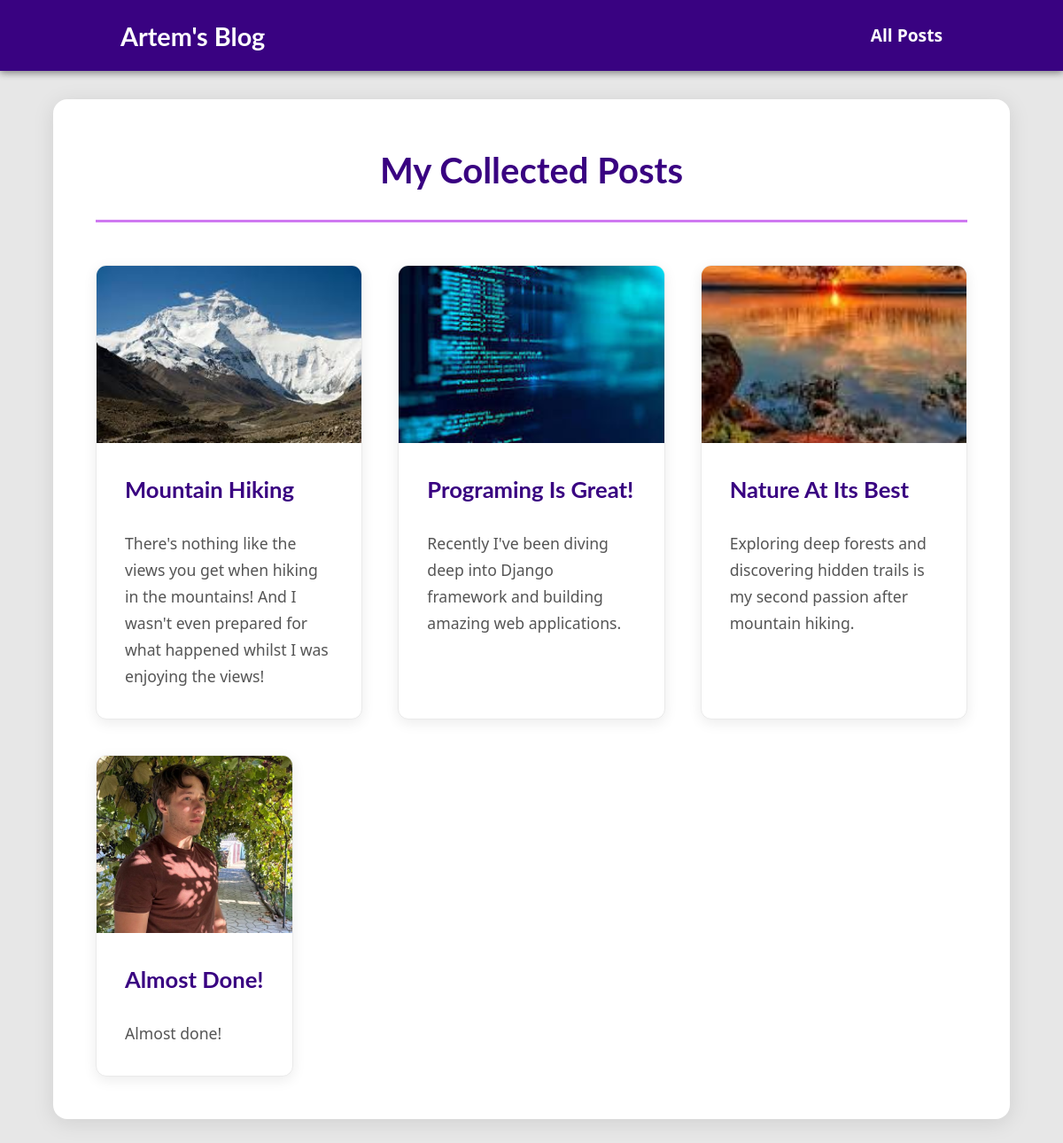
The page /posts on the database its author committed.
### blog/models.py (models this page shows, shortened)
class Post(models.Model):
    title = models.CharField(max_length=150)
    excerpt = models.CharField(max_length=200)
    image = models.ImageField(upload_to="posts", null=True)
    date = models.DateField(auto_now=True)
    slug = models.SlugField(unique=True, db_index=True)
    content = models.TextField(validators=[MinLengthValidator(10)])
    author = models.ForeignKey(
        Author, on_delete=models.SET_NULL, null=True, related_name="posts")
    tags = models.ManyToManyField(Tag)

### blog/views.py (the view)
# urls.py: path("posts", views.AllPostsView.as_view(), name="posts-page"),
class AllPostsView(ListView):
    template_name = "blog/all-posts.html"
    model = Post
    ordering = ["-date"]
    context_object_name = "all_posts"
    def get_queryset(self):
        queryset = super().get_queryset()
        data = queryset
        return data

### blog/templates/blog/all-posts.html (shortened to what this page needs)
{% extends "base.html" %}
{% load static %}
{% block css_files %}
    <link rel="stylesheet" href="{% static "blog/index.css" %}">
    <link rel="stylesheet" href="{% static "blog/post.css" %}" />
    <link rel="stylesheet" href="{% static "blog/all-posts.css" %}" />
{% endblock %}
{% block content %}
    <header id="main-navigation">
        <h1><a href="{% url 'starting-page' %}">Artem's Blog</a></h1>
        <nav>
            <a href="{% url 'posts-page' %}">All Posts</a>
        </nav>
    </header>
<section id="all-posts">
    <h2>My Collected Posts</h2>
    <ul>
        {% for post in all_posts %}
            {% include "blog/includes/post.html" %}
        {% endfor %}
    </ul>
</section>
{% endblock %}

### blog/templates/blog/includes/post.html
    <li>
        <article class="post">
            <a href="{% url "post-detail-page" post.slug %}">
                <img src="{{ post.image.url }}" alt="{{ post.title }}"
                />
                <div class="post_content">
                    <h3>{{ post.title }}</h3>
                    <p>
                        {{ post.excerpt }}
                    </p>
                </div>
            </a>
        </article>
    </li>

### static/app.css (style rules this page uses)
* { box-sizing: border-box; }
html { font-family: 'Open Sans', 'Lato', sans-serif; }
body { margin: 0; }
h1, h2, h3 { font-family: 'Lato', sans-serif; font-weight: bold; }
#main-navigation { width: 100%; height: 5rem; display: flex; justify-content: space-between; align-items: center; padding: 0 10%; position: fixed; top: 0; left: 0; background-color: #390281; box-shadow: 0 2px 8px rgba(0, 0, 0, 0.25); z-index: 1000; }
#main-navigation h1 { margin: 0; }
#main-navigation a { text-decoration: none; color: white; font-weight: bold; margin-left: 1rem; }
#main-navigation h1 a { font-size: 1.8rem; color: white; text-decoration: none; }
#main-navigation nav a { color: white; text-decoration: none; font-weight: bold; margin-left: 2rem; font-size: 1.2rem; padding: 0.5rem 1rem; border-radius: 6px; transition: all 0.3s ease; }

### blog/static/blog/index.css (style rules this page uses)
* { margin: 0; padding: 0; box-sizing: border-box; }
body { font-family: 'Segoe UI', Tahoma, Geneva, Verdana, sans-serif; background-color: #f5f5f5; color: #333; line-height: 1.6; padding-bottom: 3rem; }
#main-navigation { width: 100%; height: 5rem; display: flex; justify-content: space-between; align-items: center; padding: 0 10%; position: fixed; top: 0; left: 0; background-color: #390281; box-shadow: 0 2px 8px rgba(0, 0, 0, 0.25); z-index: 1000; }
#main-navigation h1 { margin: 0; }
#main-navigation h1 a { font-size: 1.8rem; color: white; text-decoration: none; }
#main-navigation nav a { color: white; text-decoration: none; font-weight: bold; margin-left: 2rem; font-size: 1.2rem; padding: 0.5rem 1rem; border-radius: 6px; transition: all 0.3s ease; }

### blog/static/blog/post.css (style rules this page uses)
.post { display: flex; flex-direction: column; background-color: #ffffff; border-radius: 12px; overflow: hidden; box-shadow: 0 4px 15px rgba(0, 0, 0, 0.08); transition: all 0.3s ease; height: 100%; border: 1px solid #eaeaea; }
.post a { text-decoration: none; color: inherit; display: flex; flex-direction: column; height: 100%; }
.post img { width: 100%; height: 200px; object-fit: cover; display: block; }
.post_content { padding: 2rem; flex-grow: 1; display: flex; flex-direction: column; }
.post_content h3 { margin: 0 0 1rem 0; color: #390281; font-size: 1.6rem; min-height: 3.2rem; }
.post_content p { color: #555; line-height: 1.7; margin: 0; font-size: 1.1rem; flex-grow: 1; }

### blog/static/blog/all-posts.css (style rules this page uses)
body { background-color: #e7e7e7; }
#main-navigation { background-color: #390281; box-shadow: 0 2px 8px rgba(0, 0, 0, 0.25); }
#all-posts { margin: 7rem auto; width: 90%; max-width: 75rem; background-color: white; padding: 3rem; border-radius: 16px; box-shadow: 0 4px 25px rgba(0, 0, 0, 0.1); }
#all-posts h2 { text-align: center; font-size: 2.5rem; color: #390281; margin: 0 0 3rem 0; padding-bottom: 1.5rem; border-bottom: 3px solid #cf79f1; }
#all-posts ul { list-style: none; margin: 0; padding: 0; display: grid; grid-template-columns: repeat(auto-fill, minmax(280px, 1fr)); gap: 2.5rem; }
#all-posts li { display: flex; }
#all-posts .post { margin-bottom: 0; }

### rows shown on the page
Post: image (picture), title "Mountain Hiking", excerpt "There's nothing like the views you get when hiking in the mountains! And I wasn't even prepared for what happened whilst I was enjoying the views!"
Post: image (picture), title "Programing Is Great!", excerpt "Recently I've been diving deep into Django framework and building amazing web applications."
Post: image (picture), title "Nature At Its Best", excerpt "Exploring deep forests and discovering hidden trails is my second passion after mountain hiking."
Post: image (picture), title "Almost Done!", excerpt "Almost done!"
